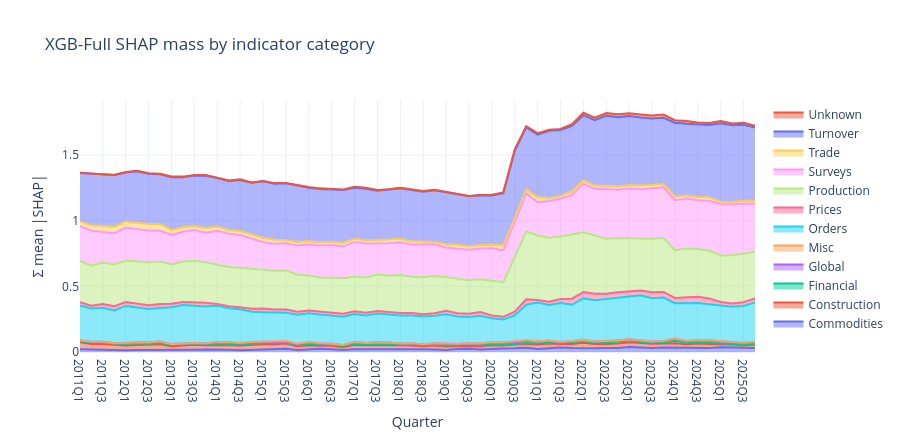

The notebook cell saved with this chart:
### Code cell
# Plotly — SHAP mass by indicator category (hover / zoom)
if shap_log.empty:
    print("No SHAP log — run XGB-Full in §4 first.")
else:
    _dd = pd.read_csv(_tp.DATA_DICT_ENRICHED_CSV)
    cat_map = _dd.set_index("id")["category"]
    xp.fig_xgb_shap_category_interactive(shap_log, cat_map, show=True)
